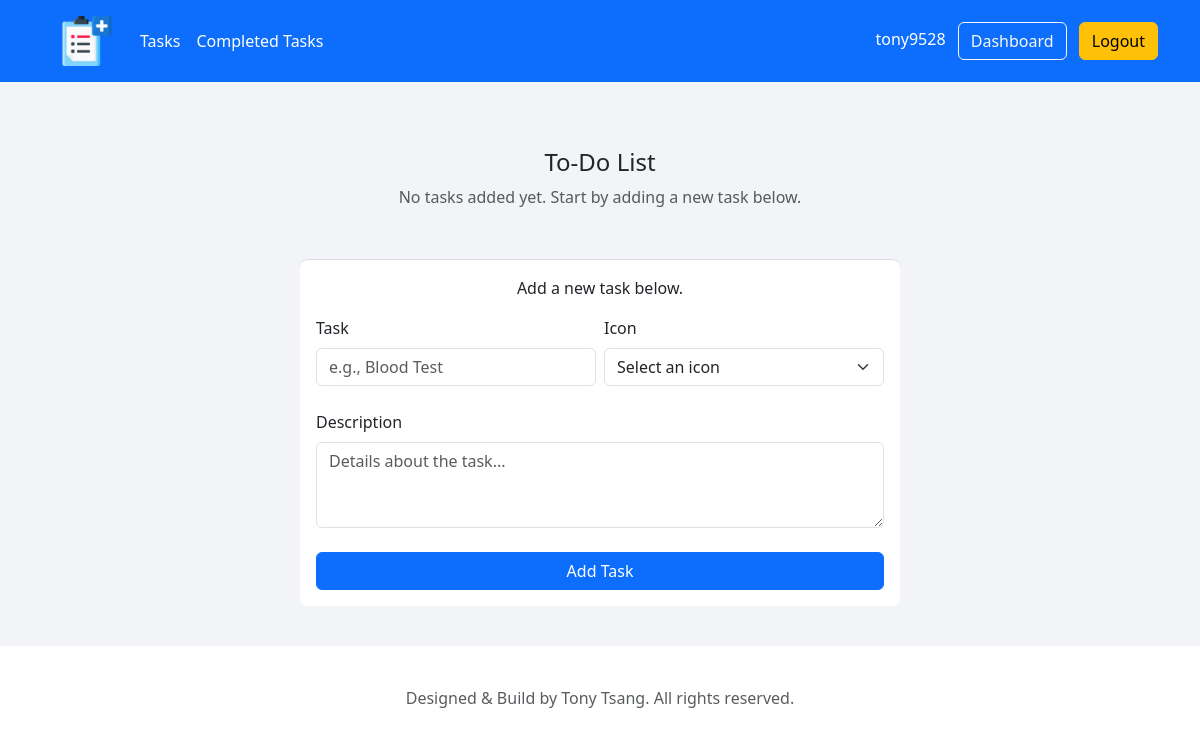
Page /tasks (signed in) on the earlier database version.
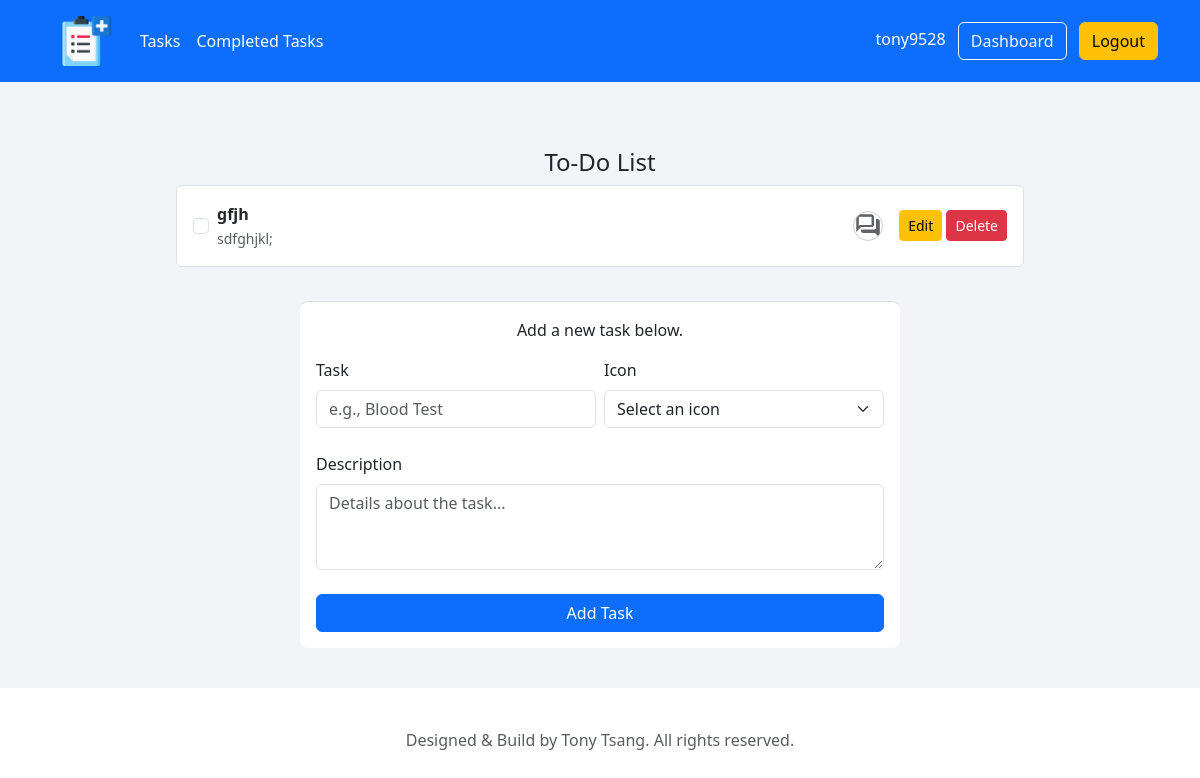
Same page on the later database version.
### tables this page shows
CREATE TABLE "tasks"(
    "id" INTEGER PRIMARY KEY AUTOINCREMENT,
    "task_name" TEXT NOT NULL,
    "task_content" TEXT,
    "task_icon" TEXT NOT NULL,
    "active" INTEGER NOT NULL check(active = 1 OR active = 0),
    "user_id" INTEGER NOT NULL,
    FOREIGN KEY ("user_id") REFERENCES "users" ("id")
);

### webapp_prototype/portfolio/routes.py (the view, shortened to what this page needs)
@app.route('/tasks', methods = ['GET', 'POST'])
def tasks():
    if not session.get("user_id"):
        flash("Please login first", "warning")
        return redirect(url_for('login'))
    user_id = session["user_id"]
    username = session["username"]
    icons = [ "Prescription Request", "Patient Communication","Sick Notes", "Referral Letters", "Medical Reports", "Review Results" ]
    sql = "SELECT * FROM tasks WHERE user_id = :user_id AND active = :active"
    sql = text(sql)
    user_tasks = db.engine.connect().execute(sql, {'user_id': user_id, 'active': 1}).fetchall()
    return render_template("tasks.html", username=username, icons=icons, user_tasks=user_tasks)

### webapp_prototype/portfolio/templates/tasks.html (shortened to what this page needs)
{% extends "layout.html" %}
{% block content %}
<div class="container">
    <div class="text-center skills-container">
        <h1 class="h4 mb-2 fw-normal">To-Do List</h1>
        <div class="container text-center px-3 gy-3">
            {% if user_tasks %}
                <div class="list-group">
                    {% for row in user_tasks %}
                        <div class="list-group-item d-flex align-items-center justify-content-between p-3">
                            <form action="{{ url_for('toggle_task', id=row.id) }}" method="POST" class="d-inline">
                                <input type="checkbox" class="form-check-input me-2"  onchange="this.form.submit();">
                            </form>
                            <div class="text-start flex-grow-1">
                                <p class="mb-0 fw-bold">
                                    {{ row.task_name }}
                                </p>
                                <small class="text-muted">
                                    {{ row.task_content }}
                                </small>
                            </div>
                            <img class="skill-icon ms-3" src="{{ url_for('static', filename='img/' + (row.task_icon if row.task_icon else 'default') + '.png') }}" width="30" height="30">
                            <div class="ms-3">
                                <a href="{{ url_for('edit_task', id=row.id) }}" class="btn btn-sm btn-warning">Edit</a>
                                <form action="{{ url_for('delete_task', id=row.id) }}" method="POST" style="display: inline;">
                                    <button type="submit" class="btn btn-sm btn-danger" onclick="return confirm('Are you sure?');">Delete</button>
                                </form>
                            </div>
                        </div>
                    {% endfor %}
                </div>
            {% else %}
                <p class="text-muted">No tasks added yet. Start by adding a new task below.</p>
            {% endif %}
        </div>
    </div>
    <div class="container text-left form-container mt-4">
        <p class="text-center">Add a new task below.</p>
        <form action="/tasks" method="POST" class="row g-2">
            <div class="mb-3 col-md-6">
                <label for="task_name" class="form-label">Task</label>
                <input type="text" name="task_name" class="form-control" placeholder="e.g., Blood Test" required>
            </div>
            <div class="mb-3 col-md-6">
                <label for="task_icon" class="form-label">Icon</label>
                <select name="task_icon" class="form-select" required>
                    <option disabled selected="">Select an icon</option>
                </select>
            </div>
            <div class="mb-3">
                <label for="task_content" class="form-label">Description</label>
                <textarea id="task_content" name="task_content" class="form-control" rows="3" placeholder="Details about the task..."></textarea>
            </div>
            <div class="d-grid gap-2">
                <button type="submit" class="btn btn-primary">Add Task</button>
            </div>
        </form>
    </div>
</div>
{% endblock content %}

Differences in the rows shown:
added tasks: task_name "gfjh", task_content "sdfghjkl;", task_icon (picture)
Other differences:
text no longer shown: "No tasks added yet. Start by adding a new task below."
